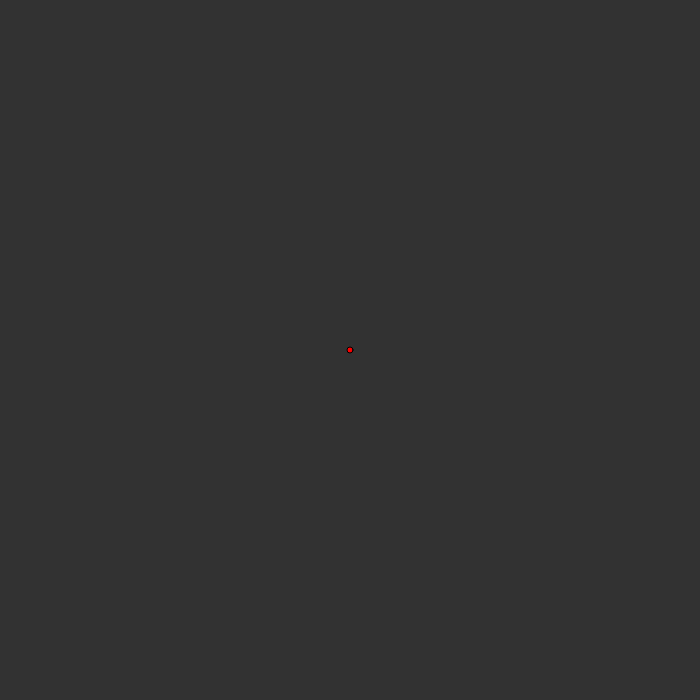
Frame 1 (no input)
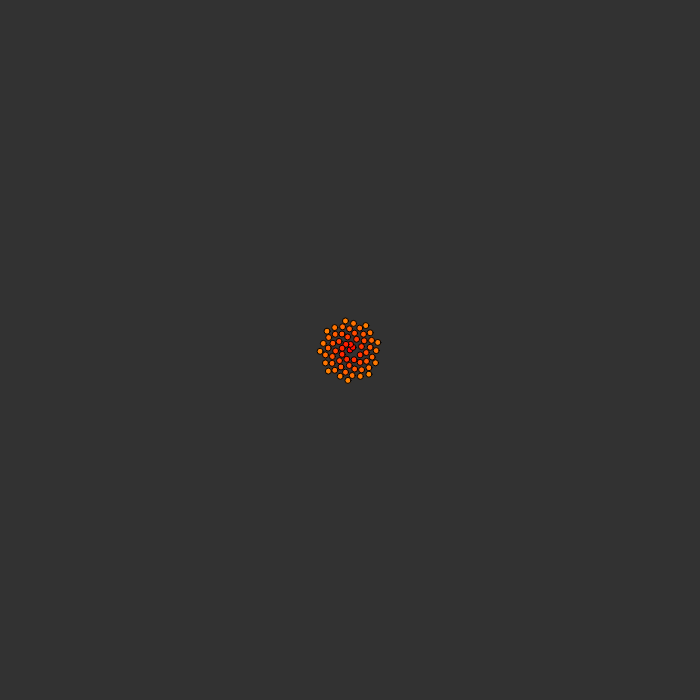
Frame 60 (no input)
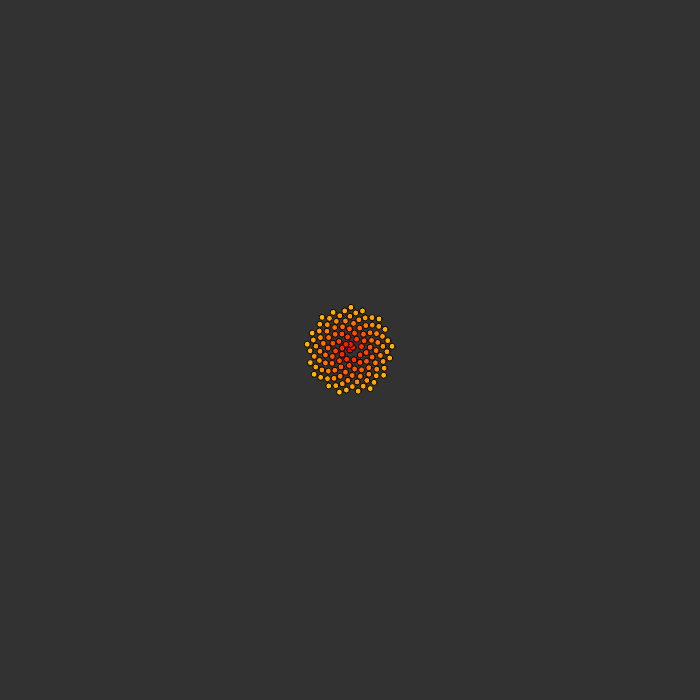
Frame 120 (the mouse pressed at the canvas centre since frame 60)

The p5.js sketch that drew these frames (run headless with seeded random() and noise() and a simulated clock; from frame 60 on, the mouse is pressed at the canvas centre):

// p5.js sketch
// ── sketch.js
var n = 0;
var c = 4;

function setup() {
    createCanvas(700, 700);
    //angleMode(DEGREES);
    background(50);
    translate(width/2, height/2);
    colorMode(HSB);
}

function draw() {
    translate(width/2, height/2);
    var angle = n * 137.5;
    var r = c * sqrt(n);
    var x = r * cos(angle);
    var y = r * sin(angle);
    //fill((angle - r) % 256, 255, 255);
    fill(r % 256, 255, r % 256 + 100);
    ellipse(x, y, 6, 6);
    n++;
}
